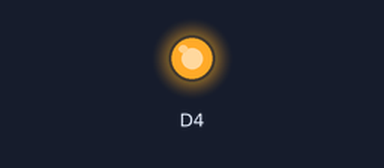
Bench run of a sketch on a simulated ESP8266 (NodeMCU). Parts: output pins drawn as LEDs (lit = HIGH).

Above: at 0.4 s.
At 51.1 s:
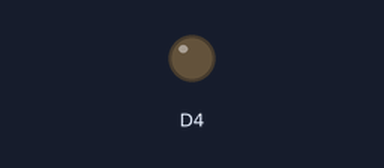
Timing chart, 0 to 103.7 s (numbered marks = the images above):
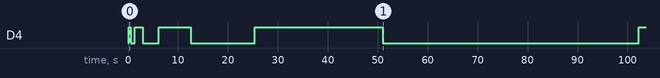

Measured:
- by itself, D4: LOW → HIGH at 0.20 s, → LOW 0.40 s later, → HIGH 0.80 s later, → LOW 1.6 s later, … (9 changes in this stretch)

The sketch:

timer0.ino
```cpp
#include <Arduino.h>
//This is a LOLLIN board which has D4 as led on board
volatile uint8_t toggle;
//cpu speed == 1 s
// 1s = 160mhz (if esp12e is running at 160Mhz) you can run it at two speeds 80 or 160mhz, specify it in board type
//1000ms = 160e6
// 100 = 16e6

static const long cpu_mhz = 160e6;
void inline timer0_ISR(void)
{
   toggle = (toggle == 1) ? 0: 1;
   digitalWrite(D4, toggle);

   // if you want timer0 to be called just once, don't call timer0_write the below stuff
   // Set-up the next interrupt cycle
   // call it after 80mhz clock cycles which is equal to 1s
   timer0_write(ESP.getCycleCount() + cpu_mhz/10);
}

void setup()
{
   pinMode(D4, OUTPUT);

   noInterrupts();
   //timer0_disable();
   timer0_isr_init();
   timer0_attachInterrupt(timer0_ISR);
   //this will call the interrupt after 1000 clock cycles
   //timer0_write(ESP.getCycleCount() + 1000);
   timer0_write(ESP.getCycleCount() + cpu_mhz/10);

   interrupts();
}

void loop()
{
   delay(1000);
}
```
